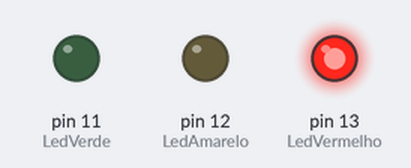
Simulated run of this sketch. Board: Arduino Uno, built with avr-gcc and run on an emulated ATmega328P. On the bench: output pins drawn as LEDs (lit = HIGH).

Above: at 0.2 s.
At 2.2 s:
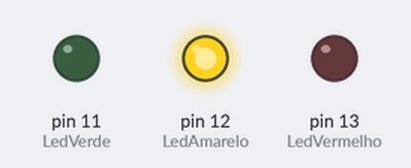
At 3.2 s:
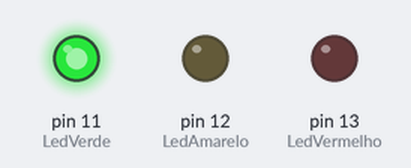
At 4.7 s:
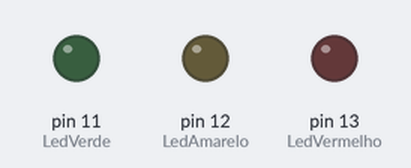
Timing chart, 0 to 5.2 s (numbered marks = the images above):
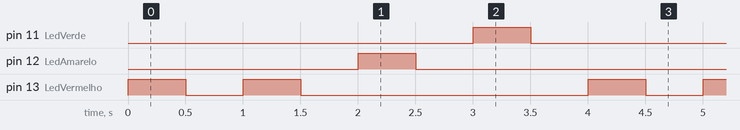

The sketch:

005.ino
```cpp
// funções com parâmetros
#define LedVermelho 13
#define LedAmarelo 12
#define LedVerde 11
int tempo = 500;

void setup(){
    pinMode(LedVermelho, OUTPUT);
    pinMode(LedAmarelo, OUTPUT);
    pinMode(LedVerde, OUTPUT);
}

void loop(){
    ControleLed(LedVermelho);
    ControleLed(LedVermelho);
    ControleLed(LedAmarelo);
    ControleLed(LedVerde);
}

void ControleLed(int led){
    digitalWrite(led,1);
    delay(tempo);
    digitalWrite(led,0);
    delay(tempo);
}
```

Measured:
- by itself, pin 11 (LedVerde), pin 12 (LedAmarelo): alternates HIGH for 0.50 s and LOW for 3.5 s
- by itself, pin 13 (LedVermelho): repeats every 4.0 s: LOW 0.50 s, HIGH 0.50 s, LOW 2.5 s, HIGH 0.50 s
- by itself, everything shown: repeats every 4.0 s, in 8 steps
